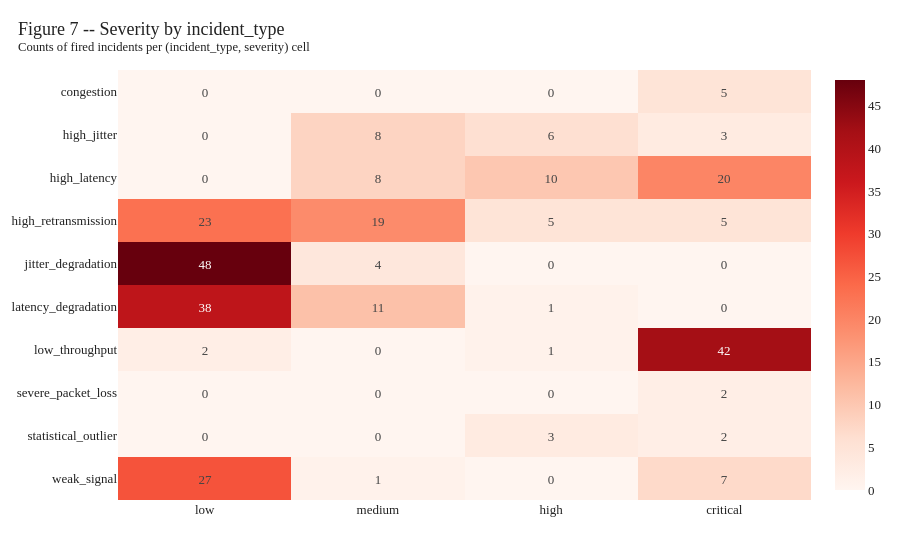

Notebook code cell kept with this figure:
### Markdown cell above
**Interpretation.** The QoS-row-level taxonomy is dominated by `weak_signal`
(~46 %) and `normal` (~32 %); the rare classes (`high_jitter`, `congestion`,
`statistical_outlier`) carry under 1 % of rows each. The incident-level
taxonomy is more balanced because the detection layer aggregates many rows
into a single fired incident. This imbalance drives the choice of
`class_weight='balanced'` in M5 and stratified RC sampling for M6/M7
training (Section III.1 of the plan).

### Code cell
sev_heat = pd.crosstab(inc_df["incident_type"], inc_df["severity"])
sev_heat = sev_heat.reindex(columns=["low", "medium", "high", "critical"], fill_value=0)
fig = px.imshow(sev_heat.values, x=sev_heat.columns, y=sev_heat.index,
                color_continuous_scale="Reds", text_auto=True, aspect="auto")
style(fig, "Figure 7 -- Severity by incident_type",
      "Counts of fired incidents per (incident_type, severity) cell")
save_fig(fig, "fig07_severity_heat")
fig.show()

### Figure 1 — Plotly figure (JSON) as saved in the notebook; plotly's stock layout.template omitted (floating-point values rounded to 4 significant figures)
{"data": [{"coloraxis": "coloraxis", "hovertemplate": "x: %{x}<br>y: %{y}<br>color: %{z}<extra></extra>", "name": "0", "texttemplate": "%{z}", "type": "heatmap", "x": ["low", "medium", "high", "critical"], "xaxis": "x", "y": ["congestion", "high_jitter", "high_latency", "high_retransmission", "jitter_degradation", "latency_degradation", "low_throughput", "severe_packet_loss", "statistical_outlier", "weak_signal"], "yaxis": "y", "z": [[0, 0, 0, 5], [0, 8, 6, 3], [0, 8, 10, 20], [23, 19, 5, 5], [48, 4, 0, 0], [38, 11, 1, 0], [2, 0, 1, 42], [0, 0, 0, 2], [0, 0, 3, 2], [27, 1, 0, 7]]}], "layout": {"coloraxis": {"colorscale": [[0, "rgb(255,245,240)"], [0.125, "rgb(254,224,210)"], [0.25, "rgb(252,187,161)"], [0.375, "rgb(252,146,114)"], [0.5, "rgb(251,106,74)"], [0.625, "rgb(239,59,44)"], [0.75, "rgb(203,24,29)"], [0.875, "rgb(165,15,21)"], [1, "rgb(103,0,13)"]]}, "font": {"color": "#222", "family": "Georgia, serif", "size": 13}, "margin": {"b": 60, "l": 60, "r": 30, "t": 70}, "title": {"text": "Figure 7 -- Severity by incident_type<br><sup>Counts of fired incidents per (incident_type, severity) cell</sup>", "x": 0.02, "xanchor": "left"}, "xaxis": {"anchor": "y", "domain": [0, 1]}, "yaxis": {"anchor": "x", "autorange": "reversed", "domain": [0, 1]}}}
